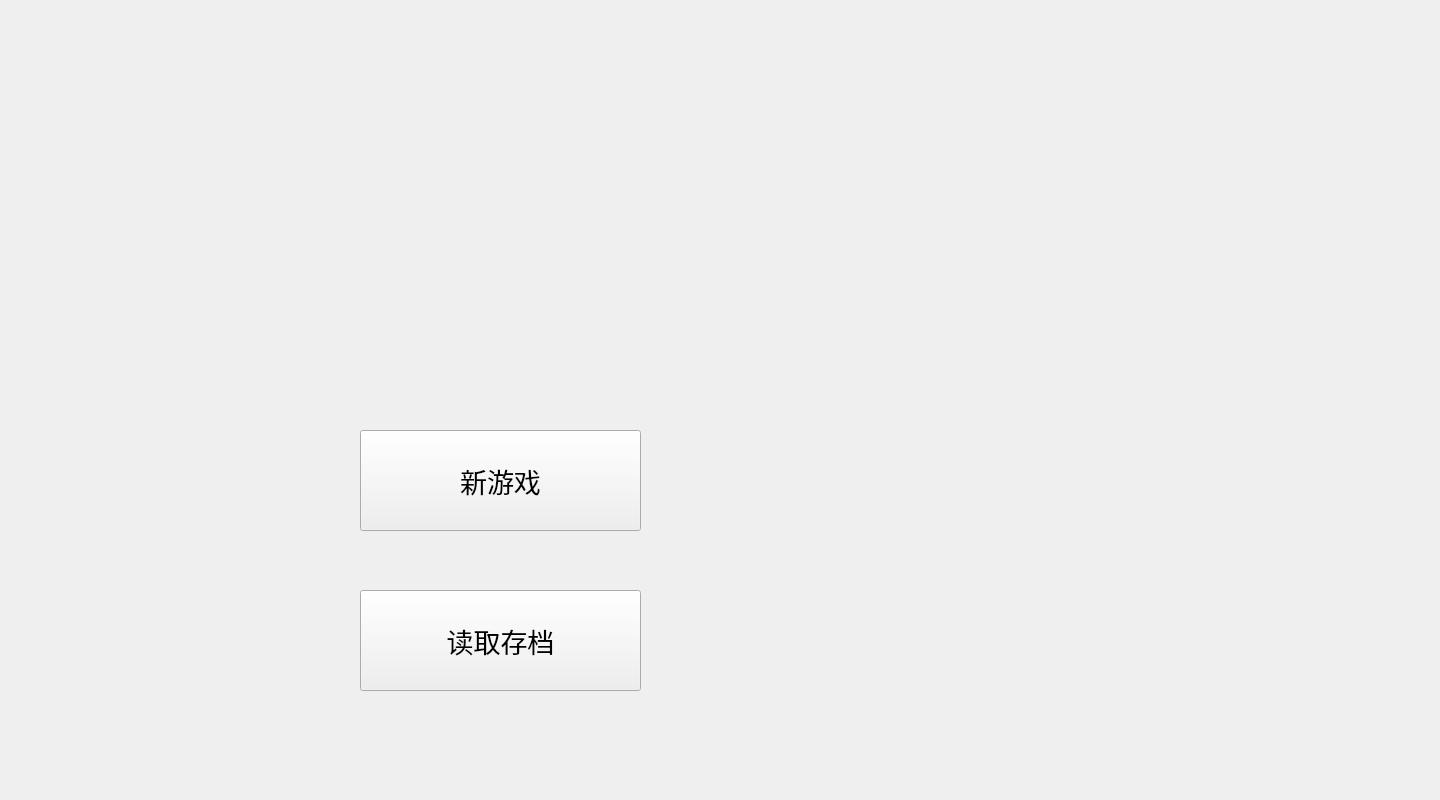
<?xml version="1.0" encoding="UTF-8"?>
<ui version="4.0">
 <class>MainScene</class>
 <widget class="QMainWindow" name="MainScene">
  <property name="geometry">
   <rect>
    <x>0</x>
    <y>0</y>
    <width>1440</width>
    <height>800</height>
   </rect>
  </property>
  <property name="windowTitle">
   <string>MainScene</string>
  </property>
  <widget class="QWidget" name="centralwidget">
   <widget class="QPushButton" name="btn_start">
    <property name="geometry">
     <rect>
      <x>360</x>
      <y>430</y>
      <width>281</width>
      <height>101</height>
     </rect>
    </property>
    <property name="font">
     <font>
      <pointsize>20</pointsize>
     </font>
    </property>
    <property name="text">
     <string>新游戏</string>
    </property>
    <property name="iconSize">
     <size>
      <width>24</width>
      <height>24</height>
     </size>
    </property>
   </widget>
   <widget class="QPushButton" name="btn_continue">
    <property name="geometry">
     <rect>
      <x>360</x>
      <y>590</y>
      <width>281</width>
      <height>101</height>
     </rect>
    </property>
    <property name="font">
     <font>
      <pointsize>20</pointsize>
     </font>
    </property>
    <property name="text">
     <string>读取存档</string>
    </property>
    <property name="iconSize">
     <size>
      <width>24</width>
      <height>24</height>
     </size>
    </property>
   </widget>
   <widget class="QLabel" name="label">
    <property name="geometry">
     <rect>
      <x>50</x>
      <y>190</y>
      <width>811</width>
      <height>171</height>
     </rect>
    </property>
    <property name="text">
     <string/>
    </property>
    <property name="pixmap">
     <pixmap resource="res.qrc">:/image/logo.png</pixmap>
    </property>
   </widget>
  </widget>
 </widget>
 <resources>
  <include location="res.qrc"/>
 </resources>
 <connections/>
</ui>
